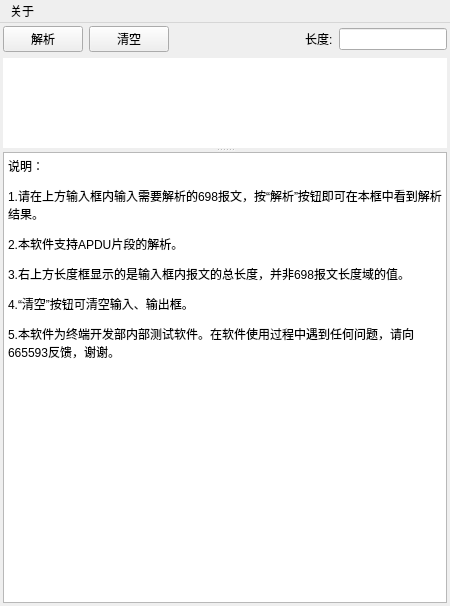
<?xml version="1.0" encoding="UTF-8"?>
<ui version="4.0">
 <author>Kay</author>
 <class>Kaytest</class>
 <widget class="QMainWindow" name="Kaytest">
  <property name="geometry">
   <rect>
    <x>0</x>
    <y>0</y>
    <width>450</width>
    <height>606</height>
   </rect>
  </property>
  <property name="windowTitle">
   <string>698解析工具_V2.0Beta(2016.11.29)</string>
  </property>
  <property name="windowIcon">
   <iconset resource="icon.qrc">
    <normaloff>:/698/698.ico</normaloff>
    <normalon>:/698/698.ico</normalon>
    <disabledoff>:/698/698.ico</disabledoff>
    <disabledon>:/698/698.ico</disabledon>
    <activeoff>:/698/698.ico</activeoff>
    <activeon>:/698/698.ico</activeon>
    <selectedoff>:/698/698.ico</selectedoff>
    <selectedon>:/698/698.ico</selectedon>:/698/698.ico</iconset>
  </property>
  <widget class="QWidget" name="centralwidget">
   <layout class="QVBoxLayout" name="verticalLayout">
    <property name="margin">
     <number>3</number>
    </property>
    <item>
     <layout class="QHBoxLayout" name="horizontalLayout">
      <item>
       <widget class="QPushButton" name="translate_button">
        <property name="text">
         <string>解析</string>
        </property>
       </widget>
      </item>
      <item>
       <widget class="QPushButton" name="clear_button">
        <property name="text">
         <string>清空</string>
        </property>
       </widget>
      </item>
      <item>
       <spacer name="horizontalSpacer_3">
        <property name="orientation">
         <enum>Qt::Horizontal</enum>
        </property>
        <property name="sizeType">
         <enum>QSizePolicy::Expanding</enum>
        </property>
        <property name="sizeHint" stdset="0">
         <size>
          <width>50</width>
          <height>20</height>
         </size>
        </property>
       </spacer>
      </item>
      <item>
       <widget class="QLabel" name="label">
        <property name="text">
         <string>长度:</string>
        </property>
       </widget>
      </item>
      <item>
       <widget class="QLineEdit" name="len_box">
        <property name="enabled">
         <bool>true</bool>
        </property>
        <property name="sizePolicy">
         <sizepolicy hsizetype="Maximum" vsizetype="Fixed">
          <horstretch>0</horstretch>
          <verstretch>0</verstretch>
         </sizepolicy>
        </property>
        <property name="maximumSize">
         <size>
          <width>160</width>
          <height>16777215</height>
         </size>
        </property>
       </widget>
      </item>
     </layout>
    </item>
    <item>
     <widget class="QSplitter" name="splitter">
      <property name="orientation">
       <enum>Qt::Vertical</enum>
      </property>
      <widget class="QTextEdit" name="input_box">
       <property name="sizePolicy">
        <sizepolicy hsizetype="Expanding" vsizetype="Expanding">
         <horstretch>0</horstretch>
         <verstretch>1</verstretch>
        </sizepolicy>
       </property>
       <property name="acceptDrops">
        <bool>false</bool>
       </property>
       <property name="toolTip">
        <string/>
       </property>
       <property name="statusTip">
        <string/>
       </property>
       <property name="whatsThis">
        <string/>
       </property>
       <property name="accessibleName">
        <string/>
       </property>
       <property name="accessibleDescription">
        <string/>
       </property>
       <property name="autoFillBackground">
        <bool>false</bool>
       </property>
       <property name="styleSheet">
        <string notr="true"/>
       </property>
       <property name="frameShape">
        <enum>QFrame::NoFrame</enum>
       </property>
       <property name="frameShadow">
        <enum>QFrame::Sunken</enum>
       </property>
       <property name="midLineWidth">
        <number>1</number>
       </property>
       <property name="verticalScrollBarPolicy">
        <enum>Qt::ScrollBarAsNeeded</enum>
       </property>
       <property name="documentTitle">
        <string/>
       </property>
       <property name="lineWrapMode">
        <enum>QTextEdit::WidgetWidth</enum>
       </property>
       <property name="html">
        <string>&lt;!DOCTYPE HTML PUBLIC &quot;-//W3C//DTD HTML 4.0//EN&quot; &quot;http://www.w3.org/TR/REC-html40/strict.dtd&quot;&gt;
&lt;html&gt;&lt;head&gt;&lt;meta name=&quot;qrichtext&quot; content=&quot;1&quot; /&gt;&lt;style type=&quot;text/css&quot;&gt;
p, li { white-space: pre-wrap; }
&lt;/style&gt;&lt;/head&gt;&lt;body style=&quot; font-family:'SimSun'; font-size:9pt; font-weight:400; font-style:normal;&quot;&gt;
&lt;p style=&quot; margin-top:12px; margin-bottom:12px; margin-left:0px; margin-right:0px; -qt-block-indent:0; text-indent:0px;&quot;&gt;&lt;br /&gt;&lt;/p&gt;&lt;/body&gt;&lt;/html&gt;</string>
       </property>
       <property name="overwriteMode">
        <bool>false</bool>
       </property>
       <property name="acceptRichText">
        <bool>true</bool>
       </property>
       <property name="textInteractionFlags">
        <set>Qt::TextEditorInteraction</set>
       </property>
      </widget>
      <widget class="QTextEdit" name="output_box">
       <property name="enabled">
        <bool>true</bool>
       </property>
       <property name="sizePolicy">
        <sizepolicy hsizetype="Expanding" vsizetype="Expanding">
         <horstretch>0</horstretch>
         <verstretch>5</verstretch>
        </sizepolicy>
       </property>
       <property name="cursor" stdset="0">
        <cursorShape>ArrowCursor</cursorShape>
       </property>
       <property name="acceptDrops">
        <bool>false</bool>
       </property>
       <property name="layoutDirection">
        <enum>Qt::LeftToRight</enum>
       </property>
       <property name="autoFillBackground">
        <bool>false</bool>
       </property>
       <property name="html">
        <string>&lt;!DOCTYPE HTML PUBLIC &quot;-//W3C//DTD HTML 4.0//EN&quot; &quot;http://www.w3.org/TR/REC-html40/strict.dtd&quot;&gt;
&lt;html&gt;&lt;head&gt;&lt;meta name=&quot;qrichtext&quot; content=&quot;1&quot; /&gt;&lt;style type=&quot;text/css&quot;&gt;
p, li { white-space: pre-wrap; }
&lt;/style&gt;&lt;/head&gt;&lt;body style=&quot; font-family:'SimSun'; font-size:9pt; font-weight:400; font-style:normal;&quot;&gt;
&lt;p style=&quot; margin-top:12px; margin-bottom:12px; margin-left:0px; margin-right:0px; -qt-block-indent:0; text-indent:0px;&quot;&gt;说明：&lt;/p&gt;
&lt;p style=&quot; margin-top:12px; margin-bottom:12px; margin-left:0px; margin-right:0px; -qt-block-indent:0; text-indent:0px;&quot;&gt;1.请在上方输入框内输入需要解析的698报文，按“解析”按钮即可在本框中看到解析结果。&lt;/p&gt;
&lt;p style=&quot; margin-top:12px; margin-bottom:12px; margin-left:0px; margin-right:0px; -qt-block-indent:0; text-indent:0px;&quot;&gt;2.本软件支持APDU片段的解析。&lt;/p&gt;
&lt;p style=&quot; margin-top:12px; margin-bottom:12px; margin-left:0px; margin-right:0px; -qt-block-indent:0; text-indent:0px;&quot;&gt;3.右上方长度框显示的是输入框内报文的总长度，并非698报文长度域的值。&lt;/p&gt;
&lt;p style=&quot; margin-top:12px; margin-bottom:12px; margin-left:0px; margin-right:0px; -qt-block-indent:0; text-indent:0px;&quot;&gt;4.“清空”按钮可清空输入、输出框。&lt;/p&gt;
&lt;p style=&quot; margin-top:12px; margin-bottom:12px; margin-left:0px; margin-right:0px; -qt-block-indent:0; text-indent:0px;&quot;&gt;5.本软件为终端开发部内部测试软件。在软件使用过程中遇到任何问题，请向665593反馈，谢谢。&lt;/p&gt;&lt;/body&gt;&lt;/html&gt;</string>
       </property>
      </widget>
     </widget>
    </item>
   </layout>
   <zorder></zorder>
   <zorder>splitter</zorder>
  </widget>
  <widget class="QMenuBar" name="menubar">
   <property name="geometry">
    <rect>
     <x>0</x>
     <y>0</y>
     <width>450</width>
     <height>23</height>
    </rect>
   </property>
   <widget class="QMenu" name="menu">
    <property name="title">
     <string>关于</string>
    </property>
   </widget>
   <addaction name="menu"/>
  </widget>
 </widget>
 <tabstops>
  <tabstop>input_box</tabstop>
  <tabstop>translate_button</tabstop>
  <tabstop>output_box</tabstop>
  <tabstop>len_box</tabstop>
  <tabstop>clear_button</tabstop>
 </tabstops>
 <resources>
  <include location="icon.qrc"/>
 </resources>
 <connections>
  <connection>
   <sender>clear_button</sender>
   <signal>clicked()</signal>
   <receiver>output_box</receiver>
   <slot>clear()</slot>
   <hints>
    <hint type="sourcelabel">
     <x>159</x>
     <y>49</y>
    </hint>
    <hint type="destinationlabel">
     <x>361</x>
     <y>214</y>
    </hint>
   </hints>
  </connection>
  <connection>
   <sender>clear_button</sender>
   <signal>clicked()</signal>
   <receiver>input_box</receiver>
   <slot>clear()</slot>
   <hints>
    <hint type="sourcelabel">
     <x>159</x>
     <y>49</y>
    </hint>
    <hint type="destinationlabel">
     <x>347</x>
     <y>123</y>
    </hint>
   </hints>
  </connection>
 </connections>
</ui>
